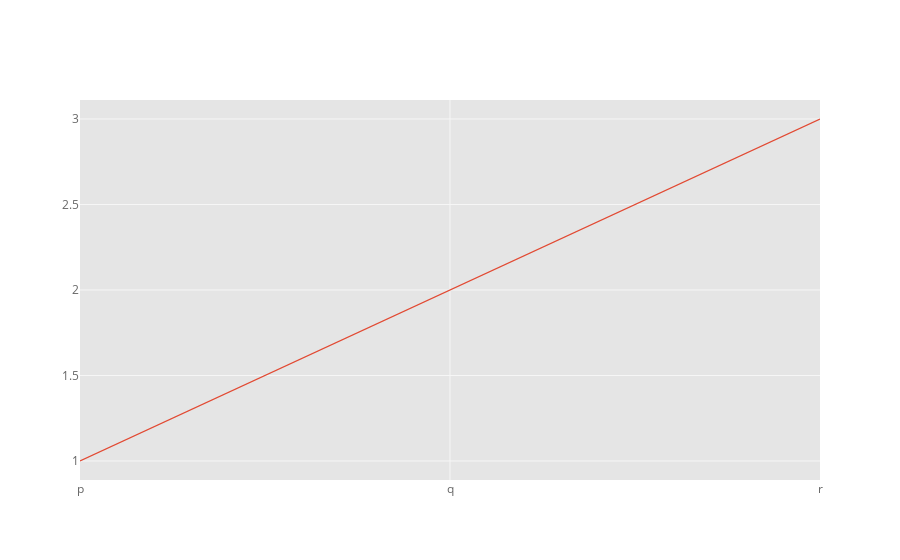

The cell this chart's notebook holds for it:
### Code cell
df2.iplot(kind='scatter',x='x',y='y')

### Figure 1 — Plotly figure (JSON) as saved in the notebook; plotly's stock layout.template omitted (floating-point values rounded to 4 significant figures)
{"data": [{"line": {"color": "rgba(226, 74, 51, 1.0)", "dash": "solid", "shape": "linear", "width": 1.3}, "mode": "lines", "name": "y", "text": "", "type": "scatter", "x": ["p", "q", "r"], "y": [1, 2, 3]}], "layout": {"autosize": true, "dragmode": "pan", "legend": {"bgcolor": "#FFFFFF", "font": {"color": "#666666"}}, "paper_bgcolor": "#FFFFFF", "plot_bgcolor": "#E5E5E5", "title": {"font": {"color": "#151516"}}, "xaxis": {"autorange": true, "gridcolor": "#F6F6F6", "range": [0, 2], "showgrid": true, "tickfont": {"color": "#666666"}, "title": {"font": {"color": "#666666"}, "text": ""}, "type": "category", "zerolinecolor": "#F6F6F6"}, "yaxis": {"autorange": true, "gridcolor": "#F6F6F6", "range": [0.8889, 3.111], "showgrid": true, "tickfont": {"color": "#666666"}, "title": {"font": {"color": "#666666"}, "text": ""}, "type": "linear", "zerolinecolor": "#F6F6F6"}}}
